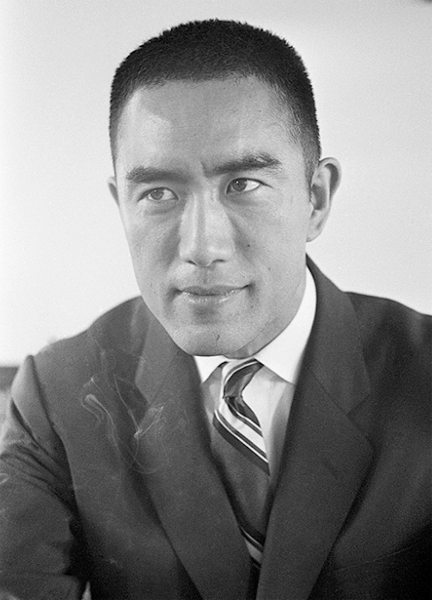
#> input picture model/test_images/mishima.jpg, 863 x 1200 px, found by its file name (shown at 1/2 size)
$ jupyter execute --allow-errors model_jp_actor.ipynb   (shell and % lines are left out)
#> lines starting #> are read from the running program, lines starting #| are printed output that depends on the picture
[cell 1]
import numpy as np
import cv2
import matplotlib
from matplotlib import pyplot as plt

[cell 2]
img = cv2.imread('C:/Yuliya/Python/Projects/JapanActorClassifier/model/test_images/mishima.jpg')
#> img is the input picture: shape (1200, 863, 3); min 0, max 255, mean 138.4
img.shape
#> Out = (1200, 863, 3)

[cell 3]
plt.imshow(img)

[cell 4]
gray = cv2.cvtColor(img, cv2.COLOR_BGR2GRAY)
gray.shape
#> Out = (1200, 863)

[cell 5]
gray

[cell 6]
plt.imshow(gray, cmap='gray')

[cell 7]
face_cascade = cv2.CascadeClassifier('C:/Yuliya/Python/Projects/JapanActorClassifier/model/opencv/haarcascades/haarcascade_frontalface_default.xml')
eye_cascade = cv2.CascadeClassifier('C:/Yuliya/Python/Projects/JapanActorClassifier/model/opencv/haarcascades/haarcascade_eye.xml')

faces = face_cascade.detectMultiScale(gray, 1.3, 5)
#> faces = [[132, 167, 543, 543]]
faces
#> Out = [[132, 167, 543, 543]]

[cell 8]
(x,y,w,h) = faces[0]
#> x = 132; y = 167; w = 543; h = 543
x,y,w,h
#> Out = (132, 167, 543, 543)

[cell 9]
face_img = cv2.rectangle(img,(x,y),(x+w,y+h),(255,0,0),2)
plt.imshow(face_img)

[cell 10]
cv2.destroyAllWindows()
for (x,y,w,h) in faces:
    face_img = cv2.rectangle(img,(x,y),(x+w,y+h),(255,0,0),2)
    roi_gray = gray[y:y+h, x:x+w]
    roi_color = face_img[y:y+h, x:x+w]
    eyes = eye_cascade.detectMultiScale(roi_gray)
    for (ex,ey,ew,eh) in eyes:
        cv2.rectangle(roi_color,(ex,ey),(ex+ew,ey+eh),(0,255,0),2)
#> this loop made 1 pass
#> (x, y, w, h, eyes) on pass 1: (132, 167, 543, 543, [[123, 173, 93, 93], [294, 160, 87, 87]])
#> pass 1, `roi_gray = gray[y:y+h, x:x+w]`:
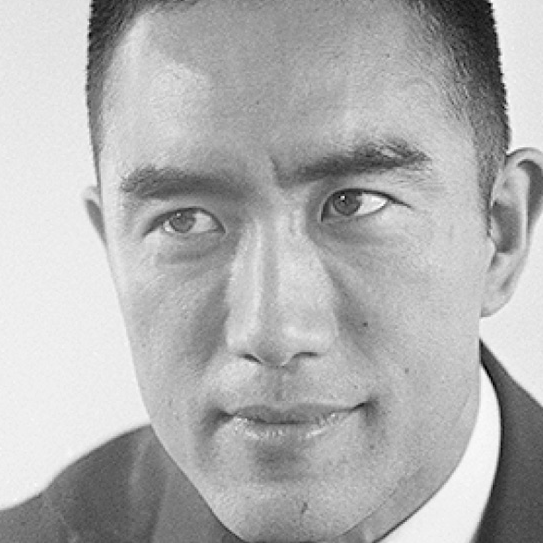
#> roi_gray: shape (543, 543); min 0, max 255, mean 176.4
#> after the loop:
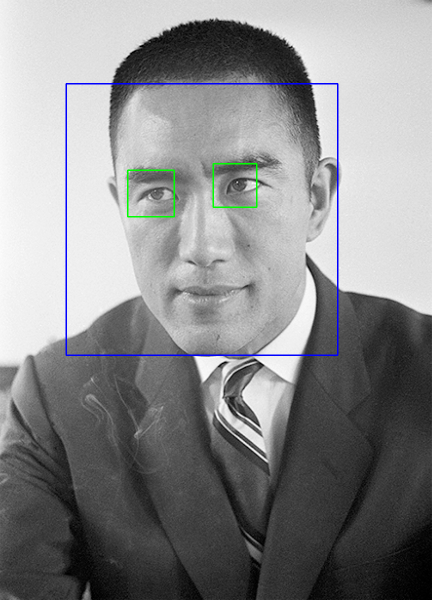
#> img: shape (1200, 863, 3) (shown at 1/2 size); mean B, G, R 138.6, 137.5, 137
#> after the loop:
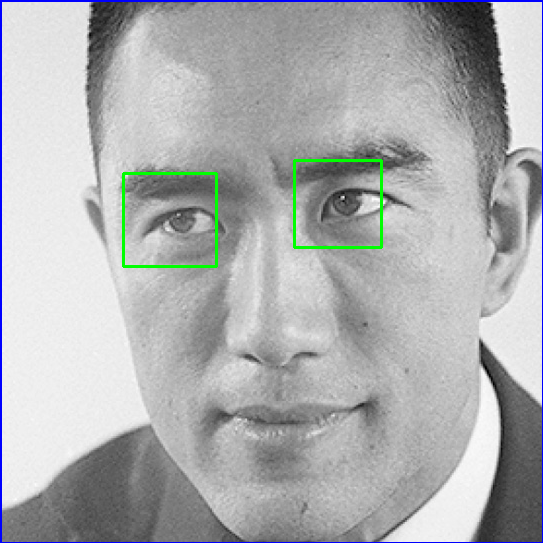
#> roi_color: shape (543, 543, 3); mean B, G, R 176.2, 175.2, 173.4


plt.figure()
plt.imshow(face_img, cmap='gray')
plt.show()

[cell 11]
plt.imshow(roi_color, cmap='gray')

[cell 12]
def get_cropped_image_if_2_eyes(image_path):
    img = cv2.imread(image_path)
    if img is not None:
        gray = cv2.cvtColor(img, cv2.COLOR_BGR2GRAY)
        faces = face_cascade.detectMultiScale(gray, 1.3, 5)
        for (x,y,w,h) in faces:
            roi_gray = gray[y:y+h, x:x+w]
            roi_color = img[y:y+h, x:x+w]
            eyes = eye_cascade.detectMultiScale(roi_gray)
            if len(eyes) >= 2:
                return roi_color

[cell 13]
original_image = cv2.imread('C:/Yuliya/Python/Projects/JapanActorClassifier/model/test_images/mishima.jpg')
plt.imshow(original_image)

[cell 14]
cropped_image = get_cropped_image_if_2_eyes('C:/Yuliya/Python/Projects/JapanActorClassifier/model/test_images/mishima.jpg')
#> in get_cropped_image_if_2_eyes, `faces = face_cascade.detectMultiScale(gray, 1.3, 5)`: faces = [[132, 167, 543, 543]]
#> the loop in get_cropped_image_if_2_eyes, `for (x,y,w,h) in faces:` made 1 pass
plt.imshow(cropped_image)

[cell 15]
path_to_data = "C:/Yuliya/Python/Projects/JapanActorClassifier/model/dataset/"
path_to_cr_data = "C:/Yuliya/Python/Projects/JapanActorClassifier/model/cropped/"

[cell 16]
import os
img_dirs = []
for entry in os.scandir(path_to_data):
    if entry.is_dir():
        img_dirs.append(entry.path)

[cell 17]
img_dirs

[cell 18]
import shutil
if os.path.exists(path_to_cr_data):
     shutil.rmtree(path_to_cr_data)
os.mkdir(path_to_cr_data)

[cell 19]
cropped_image_dirs = []
actor_file_names_dict = {}

for img_dir in img_dirs:
    count = 1
    actor_name = img_dir.split('/')[-1]
    print(actor_name)

    actor_file_names_dict[actor_name] = []

    for entry in os.scandir(img_dir):
        roi_color = get_cropped_image_if_2_eyes(entry.path)
#> call 2 of get_cropped_image_if_2_eyes, with image_path = 'model/dataset/abe_hiroshi/001 (1).jpeg'
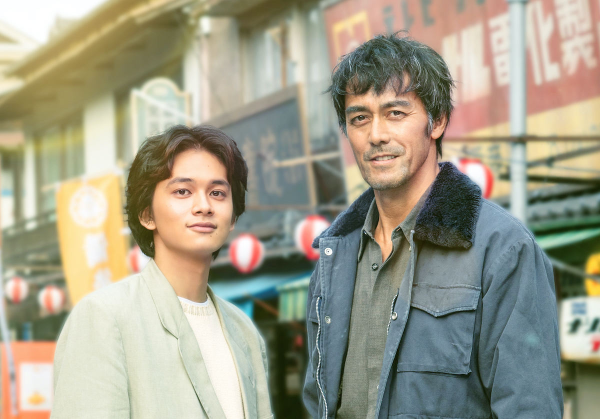
#> input picture model/dataset/abe_hiroshi/001 (1).jpeg, 1200 x 838 px (shown at 1/2 size)
#> in get_cropped_image_if_2_eyes, img is the input picture: shape (838, 1200, 3); mean B, G, R 138.7, 157.5, 160.7
#> in get_cropped_image_if_2_eyes (call 2), `gray = cv2.cvtColor(img, cv2.COLOR_BGR2GRAY)`:
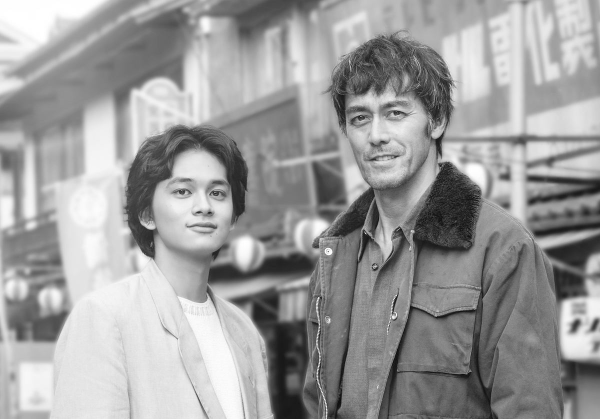
#> gray: shape (838, 1200) (shown at 1/2 size); min 1, max 255, mean 156.3
#> in get_cropped_image_if_2_eyes (call 2), `faces = face_cascade.detectMultiScale(gray, 1.3, 5)`: faces = [[980, 104, 64, 64], [648, 150, 215, 215], [309, 311, 186, 186]]
#> the loop in get_cropped_image_if_2_eyes, `for (x,y,w,h) in faces:` made 2 passes
#> (x, y, w, h, eyes) on pass 2: (648, 150, 215, 215, [[113, 52, 50, 50], [45, 62, 53, 53]])
#> pass 1, in get_cropped_image_if_2_eyes (call 2), `roi_color = img[y:y+h, x:x+w]`:
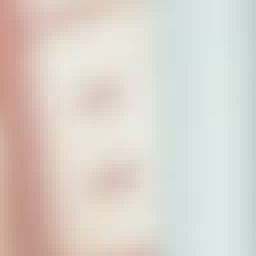
#> roi_color: shape (64, 64, 3) (shown 4 times larger); mean B, G, R 204.5, 211.8, 218.6
#> pass 2, in get_cropped_image_if_2_eyes (call 2), `roi_color = img[y:y+h, x:x+w]`:
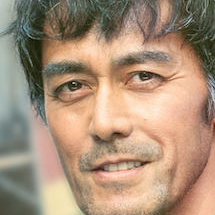
#> roi_color: shape (215, 215, 3); mean B, G, R 121.5, 144.2, 169.5
        if roi_color is not None and roi_color.size != 0:
            cropped_folder = path_to_cr_data + actor_name
            if not os.path.exists(cropped_folder):
                os.makedirs(cropped_folder)
                cropped_image_dirs.append(cropped_folder)
                print("Generating cropped images in folder: ",cropped_folder)

            cropped_file_name = actor_name + str(count) + ".png"
            cropped_file_path = cropped_folder + "/" + cropped_file_name

            cv2.imwrite(cropped_file_path, roi_color)
            actor_file_names_dict[actor_name].append(cropped_file_path)
            count += 1

# Wavelet Transforms in Python

[cell 20]
import numpy as np
import pywt
import cv2

def w2d(img, mode='haar', level=1):
    imArray = img
    #Datatype conversions
    #convert to grayscale
    imArray = cv2.cvtColor( imArray,cv2.COLOR_RGB2GRAY )
    #convert to float
    imArray =  np.float32(imArray)
    imArray /= 255;
    # compute coefficients
    coeffs=pywt.wavedec2(imArray, mode, level=level)

    #Process Coefficients
    coeffs_H=list(coeffs)
    coeffs_H[0] *= 0;

    # reconstruction
    imArray_H=pywt.waverec2(coeffs_H, mode);
    imArray_H *= 255;
    imArray_H =  np.uint8(imArray_H)

    return imArray_H

[cell 21]
class_dict = {}
count = 0
for actor_name in actor_file_names_dict.keys():
    class_dict[actor_name] = count
    count = count + 1
#> after the loop, class_dict = {'abe_hiroshi': 0}
class_dict
#> Out = {'abe_hiroshi': 0}

[cell 22]
X, y = [], []

for actor_name, training_files in actor_file_names_dict.items():
    for training_image in training_files:
        img = cv2.imread(training_image)
        if img is None:
            continue
        scalled_raw_img = cv2.resize(img, (32, 32))  # resize all our images to the same size
        img_har = w2d(img, "db1", 5)
#> in w2d, `imArray_H=pywt.waverec2(coeffs_H, mode);`:
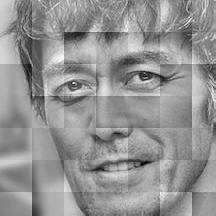
#> imArray_H: shape (216, 216) float32; min -0.579, max 0.425, mean 0.00128; drawn with min black and max white
#> in w2d, `imArray_H =  np.uint8(imArray_H)`:
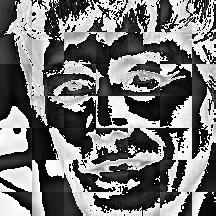
#> imArray_H: shape (216, 216); min 0, max 255, mean 116.3
        scalled_img_har = cv2.resize(img_har, (32, 32))
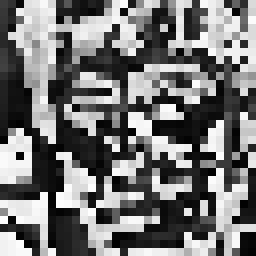
#> scalled_img_har: shape (32, 32) (shown 8 times larger); min 1, max 253, mean 116.7
        # stack images above vertically
        combined_img = np.vstack((scalled_raw_img.reshape(32*32*3,1),scalled_img_har.reshape(32*32,1)))
        X.append(combined_img)
        y.append(class_dict[actor_name])

[cell 23]
len(X[0])

[cell 24]
# Numbers that represent the color or the shape
X[0]

[cell 25]
# Every our images are represented as an array
X = np.array(X).reshape(len(X), 4096).astype(float)
X.shape
#> Out = (3, 4096)

[cell 26]
# Just to avoid a lot of warnings we converted INT to the FLOAT
X[0]

## Data cleaning is done. To train the model

[cell 27]
# Support vector machine is good when it comes to Classification

use SVM with rbf kernel tuned with heuristic finetuning

[cell 28]
from sklearn.svm import SVC
from sklearn.preprocessing import StandardScaler
from sklearn.model_selection import train_test_split
from sklearn.pipeline import Pipeline
from sklearn.metrics import classification_report

[cell 29]
X_train, X_test, y_train, y_test = train_test_split(X, y, test_size=0.2)

# C - regularization
pipe = Pipeline([('scaler', StandardScaler()), ('svc', SVC(kernel = 'linear', C = 12))])
#> (the rest of this cell did not finish here and is left out)

#> (a cell that did not finish here is left out)

## GridSearch to try out different models with different paramets.

[cell 31]
from sklearn import svm
from sklearn.ensemble import RandomForestClassifier
from sklearn.linear_model import LogisticRegression
from sklearn.pipeline import make_pipeline
from sklearn.model_selection import GridSearchCV

[cell 32]
model_params = {
    'svm': {
        'model': svm.SVC(gamma='auto',probability=True),
        'params' : {
            'svc__C': [1,10,100,1000],
            'svc__kernel': ['linear']
        }
    },
    'random_forest': {
        'model': RandomForestClassifier(),
        'params' : {
            'randomforestclassifier__n_estimators': [1,5,10]
        }
    },
    'logistic_regression' : {
        'model': LogisticRegression(solver='liblinear',multi_class='auto'),
        'params': {
            'logisticregression__C': [1,5,10]
        }
    }
}

[cell 33]
scores = []
best_estimators = {}
import pandas as pd
#> (the rest of this cell did not finish here and is left out)

*best_score 61% we got was on validation set:

[cell 34]
best_estimators

*code below is testing on test set

#> (a cell that did not finish here is left out)

#> (a cell that did not finish here is left out)

#> (a cell that did not finish here is left out)

#> (a cell that did not finish here is left out)

[cell 39]
from sklearn.metrics import confusion_matrix
#> (the rest of this cell did not finish here and is left out)

[cell 40]
import seaborn as sn
plt.figure(figsize = (10,7))
#> (the rest of this cell did not finish here and is left out)

[cell 41]
class_dict
#> Out = {'abe_hiroshi': 0}
